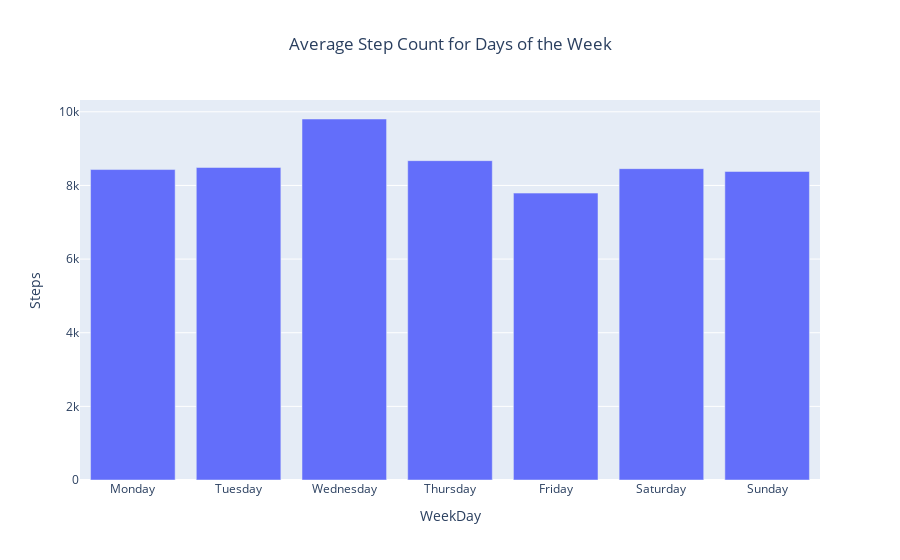

Here is the notebook cell this chart was saved with:
### Code cell
def graphavg(df):
    week_avg = df.groupby(['WeekDay'])['Steps'].mean().reset_index()
    fig = px.bar(week_avg, x='WeekDay', y='Steps',title="Average Step Count for Days of the Week")
    fig.update_layout(title_text='Average Step Count for Days of the Week', title_x=0.5)
    fig.show()
    print(week_avg)

graphavg(day)

### Figure 1 — Plotly figure (JSON) as saved in the notebook; plotly's stock layout.template omitted (floating-point values rounded to 4 significant figures)
{"data": [{"alignmentgroup": "True", "hovertemplate": "WeekDay=%{x}<br>Steps=%{y}<extra></extra>", "legendgroup": "", "marker": {"color": "#636efa", "pattern": {"shape": ""}}, "name": "", "offsetgroup": "", "orientation": "v", "showlegend": false, "textposition": "auto", "type": "bar", "x": ["Monday", "Tuesday", "Wednesday", "Thursday", "Friday", "Saturday", "Sunday"], "xaxis": "x", "y": [8431.0, 8488.0, 9805.0, 8673.0, 7792.0, 8456.0, 8380.0], "yaxis": "y"}], "layout": {"barmode": "relative", "legend": {"tracegroupgap": 0}, "title": {"text": "Average Step Count for Days of the Week", "x": 0.5}, "xaxis": {"anchor": "y", "domain": [0, 1], "title": {"text": "WeekDay"}}, "yaxis": {"anchor": "x", "domain": [0, 1], "title": {"text": "Steps"}}}}
